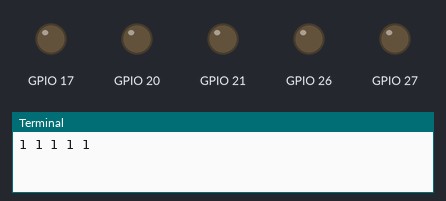
The program below on a simulated Raspberry Pi (BCM pin numbers). Parts: output pins drawn as LEDs (lit = HIGH), the last lines printed to the terminal. At 31.0 s the program stops and its outputs stay as they are.

Above: at 0.1 s.
At 3.1 s:
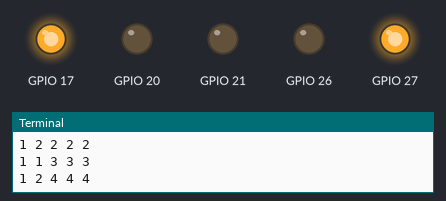
At 7.1 s:
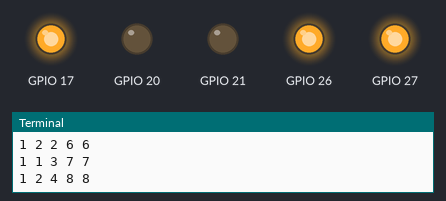
At 15.1 s:
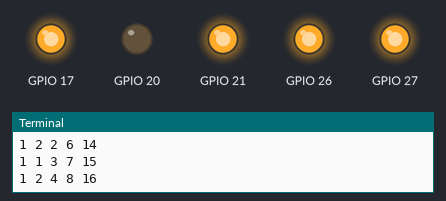
At 22.1 s:
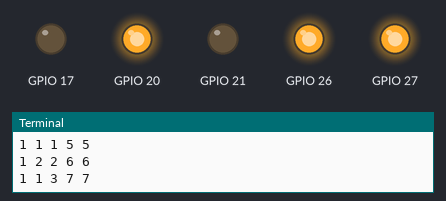
At 30.1 s:
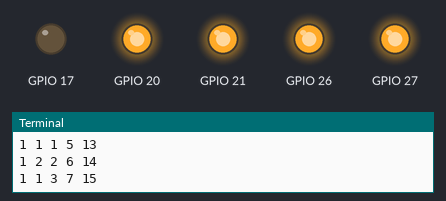
Timing chart, 0 to 32.5 s (numbered marks = the images above):
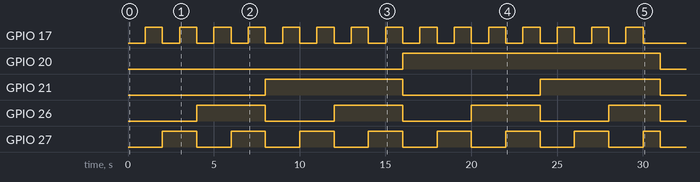

The program:

binary_counter.py
```python
import RPi.GPIO as GPIO
import time
GPIO.setmode(GPIO.BCM)
GPIO.setup(17, GPIO.OUT)
GPIO.setup(27, GPIO.OUT)
GPIO.setup(26, GPIO.OUT)
GPIO.setup(21, GPIO.OUT)
GPIO.setup(20, GPIO.OUT)
# Changes as the program progresses.
led_state_1 = 0
led_state_2 = 0
led_state_3 = 0
led_state_4 = 0
led_state_5 = 0
# All the rates are constant.
led_1_rate = 1
led_2_rate = 2
led_3_rate = 4
led_4_rate = 8
led_5_rate = 16
i_1 = 0
i_2 = 0
i_3 = 0
i_4 = 0
i_5 = 0

# My stroke of genius!
for i in range(0, 31):
    if i_1 == led_1_rate:  # Checks if the LED has waited long enough!
        if led_state_1 == 0:
            GPIO.output(17, 1)
            led_state_1 = 1
        else:
            GPIO.output(17, 0)
            led_state_1 = 0
        i_1 = 0

    if i_2 == led_2_rate:
        if led_state_2 == 0:
            GPIO.output(27, 1)
            led_state_2 = 1
        else:
            GPIO.output(27, 0)
            led_state_2 = 0
        i_2 = 0

    if i_3 == led_3_rate:
        if led_state_3 == 0:
            GPIO.output(26, 1)
            led_state_3 = 1
        else:
            GPIO.output(26, 0)
            led_state_3 = 0
        i_3 = 0

    if i_4 == led_4_rate:
        if led_state_4 == 0:
            GPIO.output(21, 1)
            led_state_4 = 1
        else:
            GPIO.output(21, 0)
            led_state_4 = 0
        i_4 = 0
    if i_5 == led_5_rate:
        if led_state_5 == 0:
            GPIO.output(20, 1)
            led_state_5 = 1
        else:
            GPIO.output(20, 0)
            led_state_5 = 0
        i_5 = 0

    i_1 += 1
    i_2 += 1
    i_3 += 1
    i_4 += 1
    i_5 += 1
    print(i_1, i_2, i_3, i_4, i_5)
    time.sleep(1  )
GPIO.cleanup()
```

Measured:
- by itself, GPIO 17: alternates HIGH for 1.0 s and LOW for 1.0 s, 30 changes in all, then stays LOW
- by itself, GPIO 20: LOW → HIGH at 16.0 s, → LOW 15.0 s later
- by itself, GPIO 21: alternates HIGH for 7.5 s and LOW for 8.0 s
- by itself, GPIO 26: goes 3 × (HIGH 4.0 s, LOW 4.0 s), HIGH 3.0 s, then LOW
- by itself, GPIO 27: goes 7 × (HIGH 2.0 s, LOW 2.0 s), HIGH 1.0 s, then LOW
